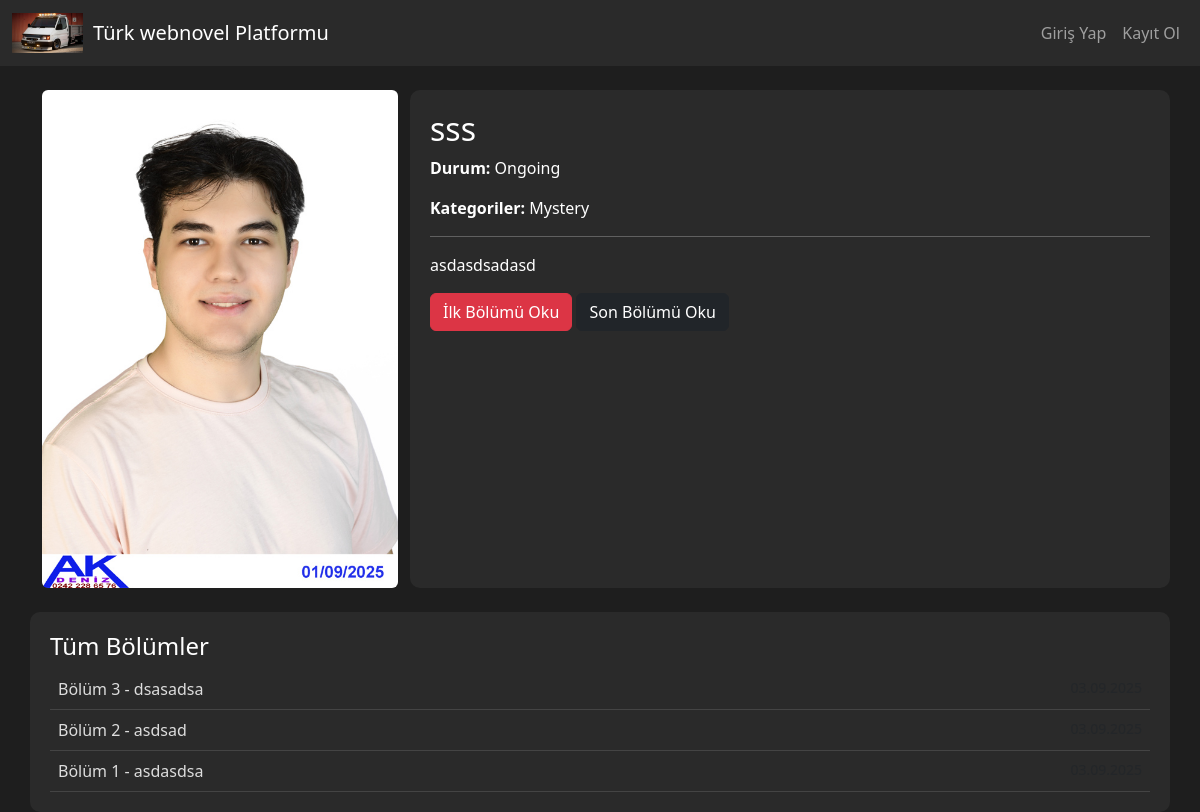
Before: /novel/5/ with the older database file.
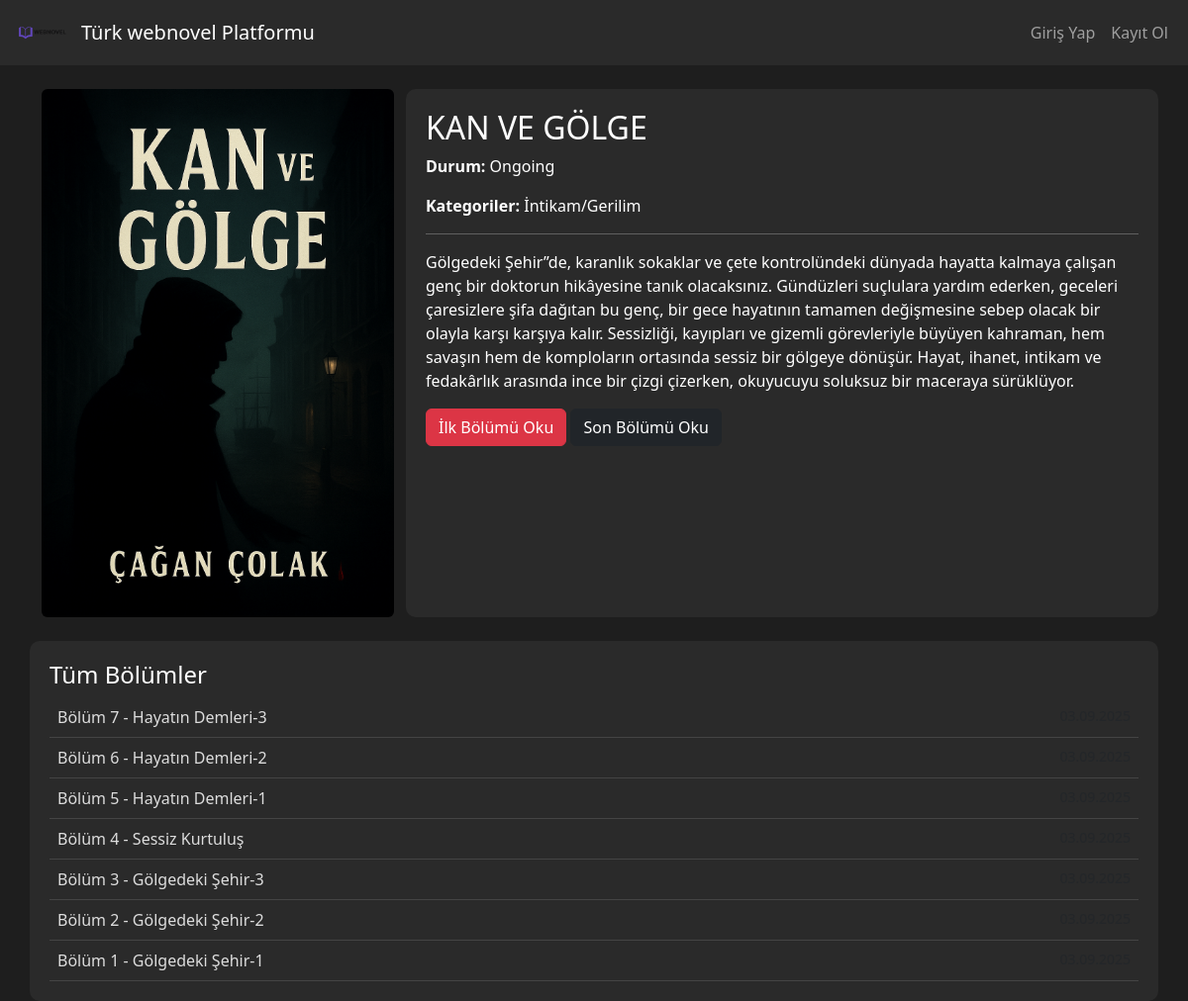
After: the same page with the newer database file.
### novel/models.py (models this page shows, shortened)
class SiteSetting(models.Model):
    site_name = models.CharField(max_length=100, default="Webnovel Platformu")
    logo = models.ImageField(upload_to="site/", blank=True, null=True)
    class Meta:
        verbose_name = "Site Ayarı"
        verbose_name_plural = "Site Ayarları"

class Novel(models.Model):
    title = models.CharField(max_length=200)
    cover = models.ImageField(upload_to="covers/")
    description = models.TextField()
    status = models.CharField(max_length=20, choices=[("Ongoing", "Ongoing"), ("Completed", "Completed")])
    rating = models.FloatField(default=0)
    categories = models.CharField(max_length=200, blank=True)

class Chapter(models.Model):
    novel = models.ForeignKey(Novel, on_delete=models.CASCADE, related_name="chapters")
    number = models.IntegerField()
    title = models.CharField(max_length=200)
    content = models.TextField()  # 📌 Bölüm metnini burada tutacağız
    created_at = models.DateTimeField(auto_now_add=True)

### novel/views.py (the view)
# urls.py: path("novel/<int:novel_id>/", nviews.novel_detail, name="novel_detail"),
def novel_detail(request, novel_id):
    novel = get_object_or_404(Novel, id=novel_id)
    chapters = novel.chapters.order_by("-number")
    return render(request, "novel_detail.html", {
        "novel": novel,
        "chapters": chapters
    })

### novel/context_processors.py (called while the page is built)
def site_settings(request):
    try:
        setting = SiteSetting.objects.first()
    except SiteSetting.DoesNotExist:
        setting = None
    return {"site_setting": setting}

### templates/novel_detail.html (shortened to what this page needs)
{% extends "base.html" %}
{% block content %}
<div class="row">
    <div class="col-md-4">
        <img src="{{ novel.cover.url }}" alt="{{ novel.title }}" class="img-fluid rounded">
    </div>
    <div class="col-md-8 novel-card">
        <h2>{{ novel.title }}</h2>
        <p><b>Durum:</b> {{ novel.status }}</p>
        <p><b>Kategoriler:</b> {{ novel.categories }}</p>
        <hr>
        <p>{{ novel.description }}</p>
        {% if chapters %}
            <a href="{% url 'chapter_detail' novel.id chapters.last.number %}" class="btn btn-danger">
                İlk Bölümü Oku
            </a>
            <a href="{% url 'chapter_detail' novel.id chapters.first.number %}" class="btn btn-dark">
                Son Bölümü Oku
            </a>
        {% endif %}
    </div>
</div>
<div class="row mt-4">
    <div class="col-md-12 novel-card">
        <h4>Tüm Bölümler</h4>
        <div class="chapter-list">
            {% for chapter in chapters %}
                <a href="{% url 'chapter_detail' novel.id chapter.number %}">
                    Bölüm {{ chapter.number }} - {{ chapter.title }}
                    <small class="text-muted float-end">{{ chapter.created_at|date:"d.m.Y" }}</small>
                </a>
            {% empty %}
                <p>Henüz bölüm eklenmedi.</p>
            {% endfor %}
        </div>
    </div>
</div>
{% endblock %}

### templates/base.html (shortened to what this page needs)
<!DOCTYPE html>
<html lang="tr">
<head>
    <link href="https://cdn.jsdelivr.net/npm/bootstrap@5.3.3/dist/css/bootstrap.min.css" rel="stylesheet">
</head>
<body>
<nav class="navbar navbar-expand-lg navbar-dark">
    <div class="container-fluid">
        <a class="navbar-brand d-flex align-items-center" href="/">
            {% if site_setting and site_setting.logo %}
                <img src="{{ site_setting.logo.url }}" alt="Logo">
            {% endif %}
            <span>{{ site_setting.site_name|default:"Webnovel Platformu" }}</span>
        </a>
        <div class="collapse navbar-collapse justify-content-end">
            <ul class="navbar-nav">
                {% if user.is_authenticated %}
                    <li class="nav-item">
                        <span class="nav-link">Merhaba, {{ user.username }}</span>
                    </li>
                    <li class="nav-item">
    <form action="{% url 'logout' %}" method="post" style="display:inline;">
        {% csrf_token %}
        <button type="submit" class="btn btn-link nav-link"">
            Çıkış Yap
        </button>
    </form>
</li>
                {% else %}
                    <li class="nav-item">
                        <a class="nav-link" href="{% url 'login' %}">Giriş Yap</a>
                    </li>
                    <li class="nav-item">
                        <a class="nav-link" href="{% url 'register' %}">Kayıt Ol</a>
                    </li>
                {% endif %}
            </ul>
        </div>
    </div>
</nav>
<div class="container mt-4">
    {% block content %}{% endblock %}
</div>
</body>
</html>

### templates/base.html (style rules this page uses)
body { background-color: #1e1e1e; color: white; }
.novel-card { background: #2a2a2a; border-radius: 10px; padding: 20px; }
.chapter-list a { color: #ddd; text-decoration: none; display: block; padding: 8px; border-bottom: 1px solid #444; }
.navbar { background-color: #2a2a2a; }
.navbar-brand img { height: 40px; margin-right: 10px; }

Changed rows visible on the page:
changed SiteSetting "Türk webnovel Platformu": logo: a different picture
changed Novel "Ongoing": cover: a different picture; title "sss" → "KAN VE GÖLGE"; categories "Mystery" → "İntikam/Gerilim"; description "asdasdsadasd" → "Gölgedeki Şehir”de, karanlık sokaklar ve çete kontrolündeki dünyada hayatta kalmaya çalışan genç bir doktorun hikâyesine tanık olacaksınız. Gündüzleri suçlulara yardım ederken, geceleri çaresizlere şifa dağıtan bu genç, bir gece hayatının tamamen değişmesine sebep olacak bir olayla karşı karşıya kalır. Sessizliği, kayıpları ve gizemli görevleriyle büyüyen kahraman, hem savaşın hem de komploların ortasında sessiz bir gölgeye dönüşür. Hayat, ihanet, intikam ve fedakârlık arasında ince bir çizgi çizerken, okuyucuyu soluksuz bir maceraya sürüklüyor."
added Chapter: number "7", title "Hayatın Demleri-3"
added Chapter: number "6", title "Hayatın Demleri-2"
added Chapter: number "5", title "Hayatın Demleri-1"
added Chapter: number "4", title "Sessiz Kurtuluş"
changed Chapter: title "dsasadsa" → "Gölgedeki Şehir-3"
changed Chapter: title "asdsad" → "Gölgedeki Şehir-2"
changed Chapter: title "asdasdsa" → "Gölgedeki Şehir-1"
